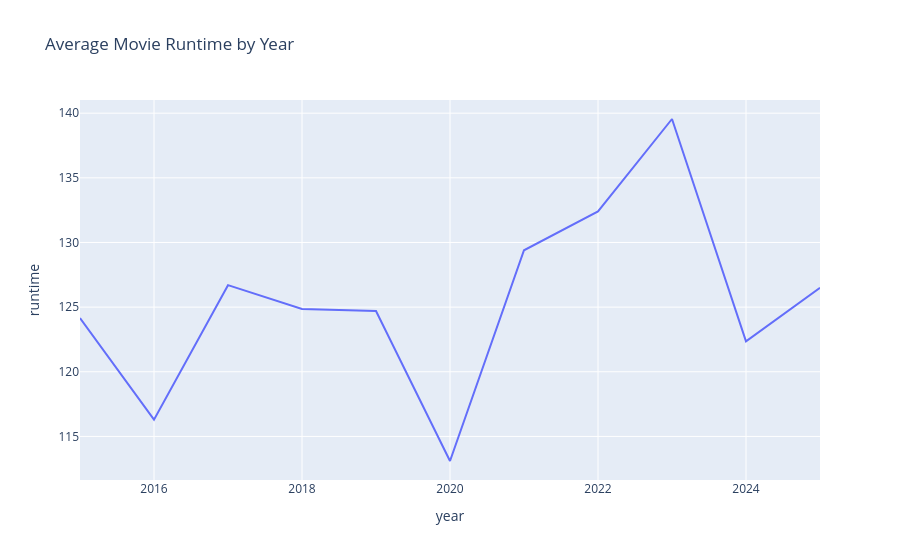

Notebook code cell kept with this figure:
### Code cell
fig.show()

### Figure 1 — Plotly figure (JSON) as saved in the notebook; plotly's stock layout.template omitted (floating-point values rounded to 4 significant figures)
{"data": [{"hovertemplate": "year=%{x}<br>runtime=%{y}<extra></extra>", "legendgroup": "", "line": {"color": "#636efa", "dash": "solid"}, "marker": {"symbol": "circle"}, "mode": "lines", "name": "", "orientation": "v", "showlegend": false, "type": "scatter", "x": [2015, 2016, 2017, 2018, 2019, 2020, 2021, 2022, 2023, 2024, 2025], "xaxis": "x", "y": [124.2, 116.3, 126.7, 124.8, 124.7, 113.1, 129.4, 132.4, 139.6, 122.3, 126.5], "yaxis": "y"}], "layout": {"legend": {"tracegroupgap": 0}, "title": {"text": "Average Movie Runtime by Year"}, "xaxis": {"anchor": "y", "domain": [0, 1], "title": {"text": "year"}}, "yaxis": {"anchor": "x", "domain": [0, 1], "title": {"text": "runtime"}}}}
